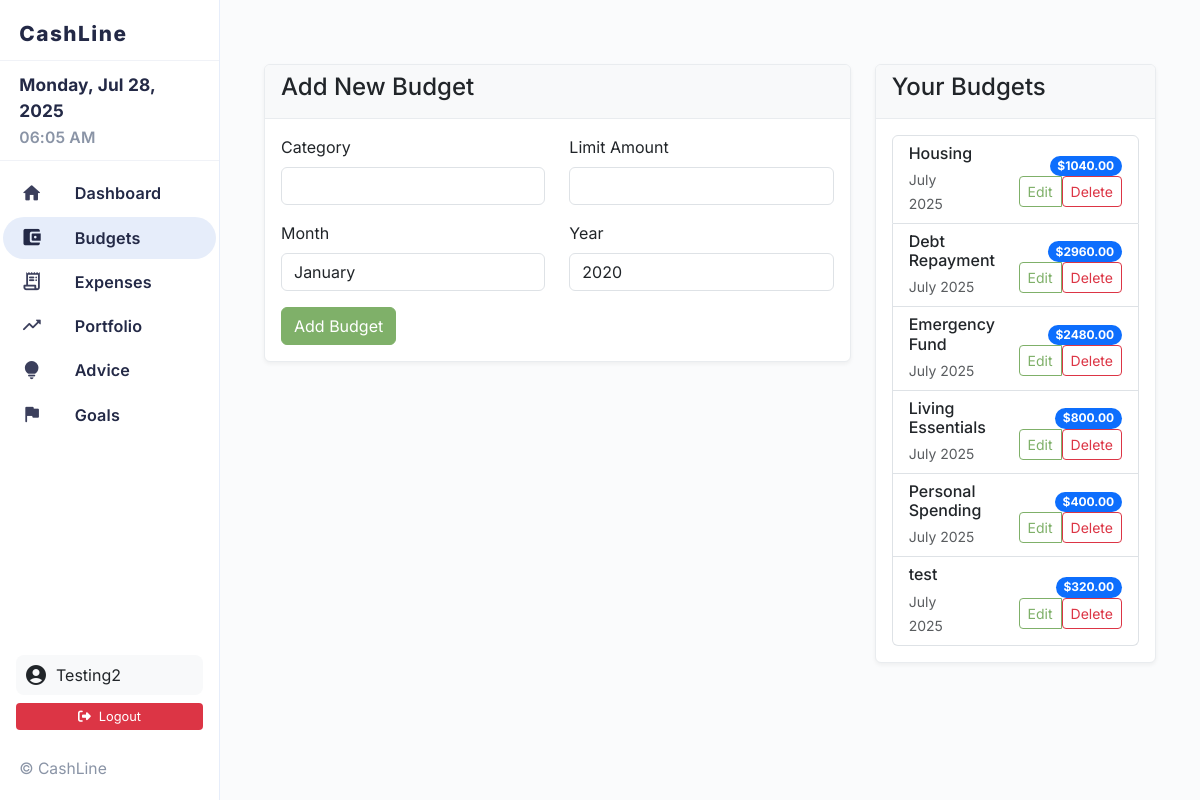
Page /budget (signed in) on the committed database.
### models.py (models this page shows, shortened)
class User(UserMixin, db.Model):
    id = db.Column(db.Integer, primary_key=True)
    username = db.Column(db.String(80), unique=True, nullable=False)
    email = db.Column(db.String(120), unique=True, nullable=False)
    password_hash = db.Column(db.String(255), nullable=False)
    created_at = db.Column(db.DateTime, default=datetime.utcnow)
    budgets = db.relationship('Budget', backref='user', lazy=True, cascade='all, delete-orphan')
    expenses = db.relationship('Expense', backref='user', lazy=True, cascade='all, delete-orphan')
    investments = db.relationship('Investment', backref='user', lazy=True, cascade='all, delete-orphan')
    goals = db.relationship('Goal', backref='user', lazy=True, cascade='all, delete-orphan')
    profile = db.relationship('UserProfile', backref='user', uselist=False, cascade='all, delete-orphan')
    retirement_plans = db.relationship('RetirementPlan', backref='user', lazy=True, cascade='all, delete-orphan')

class Budget(db.Model):
    id = db.Column(db.Integer, primary_key=True)
    user_id = db.Column(db.Integer, db.ForeignKey('user.id'), nullable=False)
    category = db.Column(db.String(100), nullable=False)
    limit_amount = db.Column(db.Float, nullable=False)
    month = db.Column(db.String(20), nullable=False)
    year = db.Column(db.Integer, nullable=False)
    created_at = db.Column(db.DateTime, default=datetime.utcnow)

### app.py (the view, shortened to what this page needs)
    @app.route('/budget', methods=['GET', 'POST'])
    @login_required
    def budget():
        form = BudgetForm()
        budgets = Budget.query.filter_by(user_id=current_user.id).all()
        return render_template('budget.html', form=form, budgets=budgets)

### forms.py
class BudgetForm(FlaskForm):
    category = StringField('Category', validators=[DataRequired()])
    limit_amount = FloatField('Limit Amount', validators=[DataRequired()])
    month = SelectField('Month', choices=[
        ('January', 'January'), ('February', 'February'), ('March', 'March'),
        ('April', 'April'), ('May', 'May'), ('June', 'June'),
        ('July', 'July'), ('August', 'August'), ('September', 'September'),
        ('October', 'October'), ('November', 'November'), ('December', 'December')
    ], validators=[DataRequired()])
    year = SelectField('Year', choices=[(str(year), str(year)) for year in range(2020, 2031)], validators=[DataRequired()])
    submit = SubmitField('Add Budget')

### app.py (called while the page is built)
def create_app(config_name='default'):
    app = Flask(__name__)
    app.config.from_object(config[config_name])
    db.init_app(app)
    login_manager = LoginManager()
    login_manager.init_app(app)
    login_manager.login_view = 'login'
    login_manager.login_message = 'Please log in to access this page.'
    @login_manager.user_loader
    def load_user(user_id):
        return db.session.get(User, int(user_id))
    register_routes(app)
    return app

### templates/budget.html (shortened to what this page needs)
{% extends "base.html" %}
{% block content %}
<div class="container mt-4">
    <div class="row">
        <div class="col-md-8">
            <div class="card">
                <div class="card-header">
                    <h4>Add New Budget</h4>
                </div>
                <div class="card-body">
                    <form method="POST">
                        <div class="row">
                            <div class="col-md-6">
                                <div class="mb-3">
                                    {{ form.category.label(class="form-label") }}
                                    {{ form.category(class="form-control") }}
                                </div>
                            </div>
                            <div class="col-md-6">
                                <div class="mb-3">
                                    {{ form.limit_amount.label(class="form-label") }}
                                    {{ form.limit_amount(class="form-control") }}
                                </div>
                            </div>
                        </div>
                        <div class="row">
                            <div class="col-md-6">
                                <div class="mb-3">
                                    {{ form.month.label(class="form-label") }}
                                    {{ form.month(class="form-control") }}
                                </div>
                            </div>
                            <div class="col-md-6">
                                <div class="mb-3">
                                    {{ form.year.label(class="form-label") }}
                                    {{ form.year(class="form-control") }}
                                </div>
                            </div>
                        </div>
                        {{ form.submit(class="btn btn-primary") }}
                    </form>
                </div>
            </div>
        </div>
        <div class="col-md-4">
            <div class="card">
                <div class="card-header">
                    <h4>Your Budgets</h4>
                </div>
                <div class="card-body">
                    {% if budgets %}
                        <div class="list-group">
                            {% for budget in budgets %}
                                <div class="list-group-item d-flex justify-content-between align-items-center">
                                    <div>
                                        <h6 class="mb-1">{{ budget.category }}</h6>
                                        <small class="text-muted">{{ budget.month }} {{ budget.year }}</small>
                                    </div>
                                    <div class="text-end">
                                        <span class="badge bg-primary rounded-pill">${{ "%.2f"|format(budget.limit_amount) }}</span>
                                        <div class="btn-group btn-group-sm ms-2">
                                            <a href="{{ url_for('edit_budget', budget_id=budget.id) }}" class="btn btn-outline-primary btn-sm">Edit</a>
                                            <form method="POST" action="{{ url_for('delete_budget', budget_id=budget.id) }}" class="d-inline">
                                                <button type="submit" class="btn btn-outline-danger btn-sm" onclick="return confirm('Are you sure?')">Delete</button>
                                            </form>
                                        </div>
                                    </div>
                                </div>
                            {% endfor %}
                        </div>
                    {% else %}
                        <p class="text-muted">No budgets created yet.</p>
                    {% endif %}
                </div>
            </div>
        </div>
    </div>
</div>
{% endblock %}

### templates/base.html (shortened to what this page needs)
<!DOCTYPE html>
<html lang="en">
<head>
    <link rel="stylesheet" href="https://cdn.jsdelivr.net/npm/bootstrap@5.3.2/dist/css/bootstrap.min.css">
    <link rel="stylesheet" href="https://cdnjs.cloudflare.com/ajax/libs/font-awesome/6.4.2/css/all.min.css">
    <link rel="stylesheet" href="/static/style.css">
</head>
<body style="padding-top:0; margin-top:0;">
<div class="layout-root" style="margin-top:0;">
    <div id="sidebar-wrapper">
        <div class="sidebar-logo">
            <span>CashLine</span>
        </div>
        <div class="sidebar-top">
            <div class="sidebar-date" id="sidebar-date"></div>
            <div class="sidebar-time" id="sidebar-time"></div>
        </div>
        <div class="sidebar-list">
            <a href="{{ url_for('dashboard') }}" class="sidebar-item {% if request.path == url_for('dashboard') %}active{% endif %}">
                <i class="material-icons-round">home</i> <span>Dashboard</span>
            </a>
            <a href="{{ url_for('budget') }}" class="sidebar-item {% if request.path.startswith('/budget') %}active{% endif %}">
                <i class="material-icons-round">account_balance_wallet</i> <span>Budgets</span>
            </a>
            <a href="{{ url_for('expenses') }}" class="sidebar-item {% if request.path.startswith('/expenses') %}active{% endif %}">
                <i class="material-icons-round">receipt_long</i> <span>Expenses</span>
            </a>
            <a href="{{ url_for('portfolio_overview') }}" class="sidebar-item {% if request.path.startswith('/portfolio') %}active{% endif %}">
                <i class="material-icons-round">trending_up</i> <span>Portfolio</span>
            </a>
            <a href="{{ url_for('advice') }}" class="sidebar-item {% if request.path.startswith('/advice') %}active{% endif %}">
                <i class="material-icons-round">lightbulb</i> <span>Advice</span>
            </a>
            <a href="{{ url_for('goals') }}" class="sidebar-item {% if request.path.startswith('/goals') %}active{% endif %}">
                <i class="material-icons-round">flag</i> <span>Goals</span>
            </a>
        </div>
        {% if current_user.is_authenticated %}
        <div class="px-3 my-2">
            <div class="user-info">
                <i class="material-icons-round">account_circle</i>
                <span>{{ current_user.username }}</span>
            </div>
            <a href="{{ url_for('logout') }}" class="logout-btn w-100 d-block text-center">
                <i class="fa-solid fa-sign-out-alt me-2"></i>Logout
            </a>
        </div>
        {% endif %}
        <div class="sidebar-bottom">
            <span>&copy; {{ current_year }} CashLine</span>
        </div>
    </div>
    <main class="main-content">
        {% block content %}{% endblock %}
    </main>
</div>
</body>
</html>

### static/style.css (style rules this page uses)
body { font-family: Arial, sans-serif; margin: 2em; background: #f9f9f9; }
:root { --pastel-primary: #7fb069; --pastel-secondary: #6b9bd4; --pastel-success: #5cb85c; --pastel-warning: #f0ad4e; --pastel-danger: #d9534f; --pastel-info: #5bc0de; --pastel-light: #f8f9fa; --pastel-dark: #6c757d; --pastel-purple: #9b59b6; --pastel-orange: #ff8c42; --pastel-pink: #e91e63; --pastel-teal: #20c997; }
.btn-primary { background-color: var(--pastel-primary) !important; border-color: var(--pastel-primary) !important; color: white !important; }
.btn-outline-primary { color: var(--pastel-primary) !important; border-color: var(--pastel-primary) !important; }
.card { border-color: #e9ecef; box-shadow: 0 2px 4px rgba(0,0,0,0.05); }
.card-header { background-color: var(--pastel-light); border-bottom-color: #e9ecef; }
.btn { display: inline-flex; align-items: center; gap: 0.25rem; }
i + span, .material-icons-round + span, .material-icons + span, span + i, span + .material-icons-round, span + .material-icons { vertical-align: middle; }
.sidebar-item { display: flex; align-items: center; gap: 0.85rem; }
.sidebar-item i.material-icons-round, .sidebar-item i.material-icons-outlined { display: inline-flex; align-items: center; margin-right: 0; }
.sidebar-item span { display: inline-flex; align-items: center; }
.user-info { display: flex; align-items: center; gap: 0.5rem; }
.user-info i { display: inline-flex; align-items: center; }
.material-icons-round, .material-icons-outlined, .material-icons { display: inline-flex; align-items: center; vertical-align: middle; }

### templates/base.html (style rules this page uses)
html, body { height: 100vh; margin: 0; padding: 0; background: #fafbfc; font-family: 'Inter', sans-serif; }
.layout-root { display: flex; height: 100vh; width: 100vw; overflow: hidden; }
#sidebar-wrapper { width: 220px; min-width: 220px; background: #fff; border-right: 1.5px solid #e6edfa; display: flex; flex-direction: column; box-shadow: 0 2px 16px rgba(44,44,84,0.04); }
.sidebar-logo { display: flex; align-items: center; justify-content: flex-start; padding: 1.1rem 1.2rem 0.7rem 1.2rem; font-size: 1.3em; font-weight: 800; color: #232946; letter-spacing: 1.5px; border-bottom: 1px solid #f0f2f7; }
.sidebar-top { padding: 0.7rem 1.2rem 0.7rem 1.2rem; border-bottom: 1px solid #f0f2f7; text-align: left; }
.sidebar-date { font-size: 1.08em; font-weight: 700; color: #232946; margin-bottom: 0.1em; letter-spacing: 0.01em; }
.sidebar-time { font-size: 0.98em; color: #8a94a6; font-weight: 600; letter-spacing: 0.01em; }
.sidebar-list { flex: 1 1 auto; display: flex; flex-direction: column; padding: 0 0.2rem; margin-top: 0.7rem; }
.sidebar-item { display: flex; align-items: center; padding: 0.55rem 1.1rem; margin-bottom: 0.15rem; border-radius: 1.5rem; font-size: 1.01rem; color: #232946; text-decoration: none; transition: background 0.16s, color 0.16s; font-weight: 600; letter-spacing: 0.01em; }
.sidebar-item i.material-icons-round, .sidebar-item i.material-icons-outlined { font-size: 1.35em; margin-right: 0.85em; color: #3b3f5c; transition: color 0.16s; }
.sidebar-item.active, .sidebar-item:hover { background: #e6edfa; color: #232946; }
.sidebar-item.active i, .sidebar-item:hover i { color: #232946; }
.sidebar-bottom { margin: 1.2rem 1.2rem 1.2rem 1.2rem; font-size: 0.98em; color: #8a94a6; display: flex; flex-direction: column; gap: 0.5rem; }
.user-info { display: flex; align-items: center; gap: 0.5rem; padding: 0.5rem; background: #f8f9fa; border-radius: 0.5rem; margin-bottom: 0.5rem; }
.logout-btn { background: #dc3545; color: white; border: none; padding: 0.25rem 0.5rem; border-radius: 0.25rem; font-size: 0.8rem; text-decoration: none; }
.main-content { flex: 1 1 0%; min-width: 0; height: 100vh; padding: 2.5rem 2rem; overflow-y: auto; background: #fafbfc; }

### rows in the picture
User: username "Testing2"
Budget: category "Housing", month "July", year "2025", limit_amount "1040.00"
Budget: category "Debt Repayment", month "July", year "2025", limit_amount "2960.00"
Budget: category "Emergency Fund", month "July", year "2025", limit_amount "2480.00"
Budget: category "Living Essentials", month "July", year "2025", limit_amount "800.00"
Budget: category "Personal Spending", month "July", year "2025", limit_amount "400.00"
Budget: category "test", month "July", year "2025", limit_amount "320.00"
